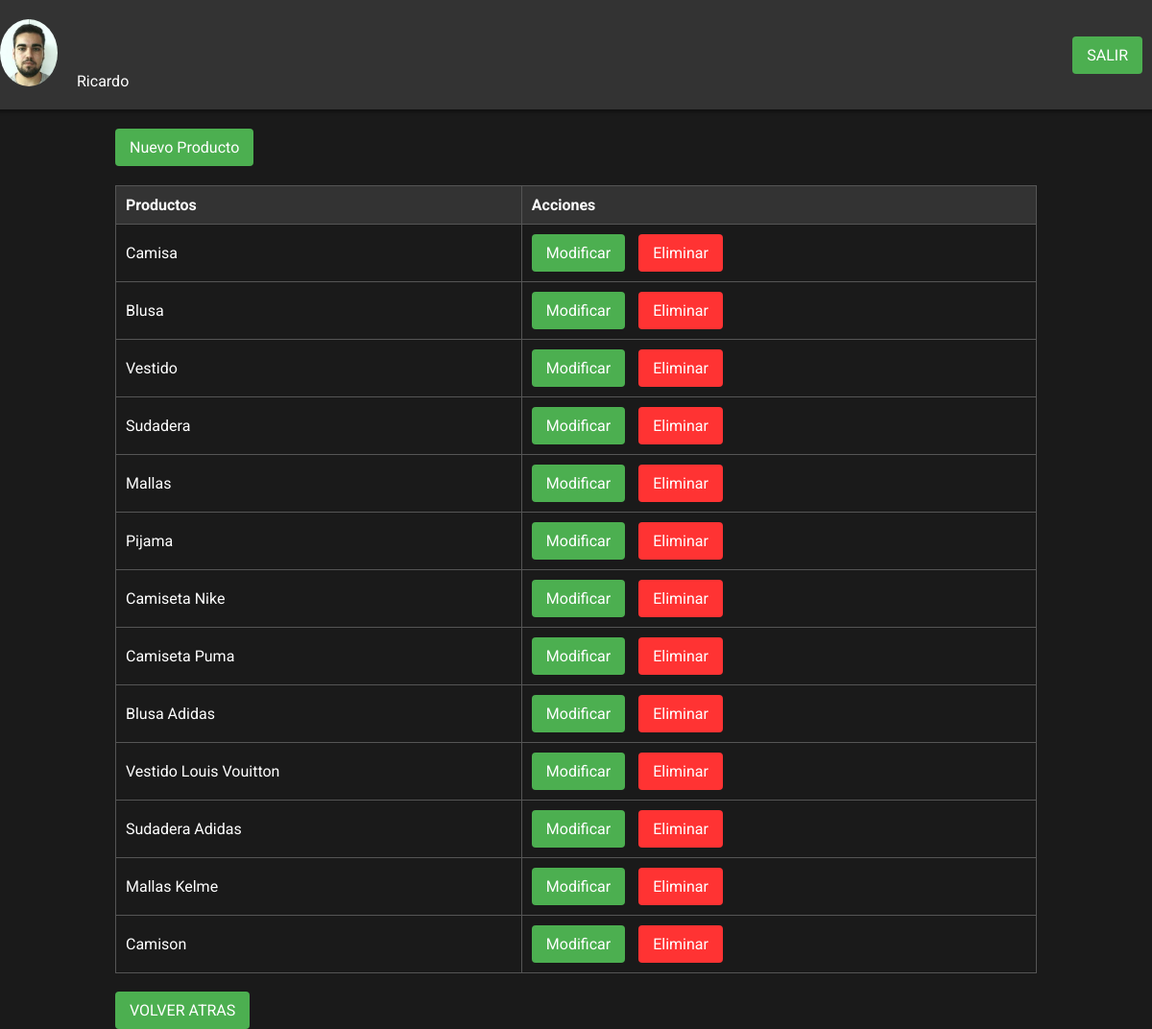
Screenshot of /PROYECTO/productos.php (signed in) with the database file from the repository.
### tables this page shows
CREATE TABLE `usuarios` (
  `login` varchar(20) NOT NULL,
  `password` varchar(255) NOT NULL,
  `imagen` varchar(255) NOT NULL,
  `nombre` varchar(50) NOT NULL
);

CREATE TABLE `productos` (
  `id` int(11) NOT NULL,
  `idcat` int(11) NOT NULL,
  `nombre` varchar(200) NOT NULL,
  `detalle` text NOT NULL,
  `precio` float NOT NULL,
  `fecalta` date NOT NULL
);

### PROYECTO/productos.php (the view, shortened to what this page needs)
<?php
include 'config.php';
try{
	$con = new PDO($dsn,$usuario,$contrasena);
} catch (PDOException $e){
}
?>
<!DOCTYPE html>
<html lang="es">
<head>
</head>
<body>
  <header>
    <div>
        <?php
        try{
            $sql="SELECT nombre, imagen from usuarios";
            $stmt=$con->prepare($sql);
            if	($stmt->execute()){
                while	($fila=$stmt->fetch()){
                    echo "<img src='".$fila['imagen']."' width='60px' height='70px' />";
                    echo $fila['nombre'];
                }
            }
            } catch (PDOException $e){
                die ("Error al mostrar datos");
            } catch (Exception $e){
                die ("Error de acceso");
            }
        ?>
    </div>
    <a href="salir.php">SALIR</a>
  </header>
  <section>
    <a href="nuevo_pro.php">Nuevo Producto</a>
    <table>
      <thead>
        <tr>
          <th>Productos</th>
          <th>Acciones</th>
        </tr>
      </thead>
      <tbody>
        <?php
          try {
            $sql="Select nombre, id from productos";
            $stmt=$con->prepare($sql);
            if  ($stmt->execute()){
              while ($fila=$stmt->fetch()){
        ?>
                <tr>
                  <td><?=$fila['nombre']?></td>
                  <td>
                    <a href="modificar_pro.php?idpro=<?=$fila['id']?>" class="button">Modificar</a>
                    <a href="eliminar_pro.php?idpro=<?=$fila['id']?>" class="button button-red">Eliminar</a>
                  </td>
                </tr>
        <?php
              }
            }
            } catch (PDOException $e){
              echo $stmt->debugDumpParams();
              die("Error de conexión".$e->getMessage());
            }
        ?>
      </tbody>
    </table>
    <br>
    <a href="administrador.php">VOLVER ATRAS</a>
  </section>
</body>
</html>

### PROYECTO/productos.php (style rules this page uses)
body { display: flex; flex-direction: column; align-items: center; justify-content: center; margin: 0; font-family: 'Roboto', sans-serif; background-color: #1a1a1a; color: #fff; }
header { display: flex; align-items: center; justify-content: space-between; width: 100%; padding: 20px; background-color: #333; box-shadow: 0 2px 5px rgba(0, 0, 0, 0.5); }
header img { border-radius: 50%; margin-right: 20px; }
a, .button { display: inline-block; margin-right: 10px; background-color: #4CAF50; color: white; padding: 10px 15px; text-decoration: none; border: none; border-radius: 4px; cursor: pointer; }
.button-red { background-color: #ff3333; }
section { width: 80%; margin-top: 20px; }
table { width: 100%; border-collapse: collapse; margin-top: 20px; }
th, td { border: 1px solid #555; padding: 10px; text-align: left; }
th { background-color: #333; color: #fff; }

### rows the page displays
usuarios: imagen (picture), nombre "Ricardo"
productos: nombre "Camisa"
productos: nombre "Blusa"
productos: nombre "Vestido"
productos: nombre "Sudadera"
productos: nombre "Mallas"
productos: nombre "Pijama"
productos: nombre "Camiseta Nike"
productos: nombre "Camiseta Puma"
productos: nombre "Blusa Adidas"
productos: nombre "Vestido Louis Vouitton"
productos: nombre "Sudadera Adidas"
productos: nombre "Mallas Kelme"
productos: nombre "Camison"
